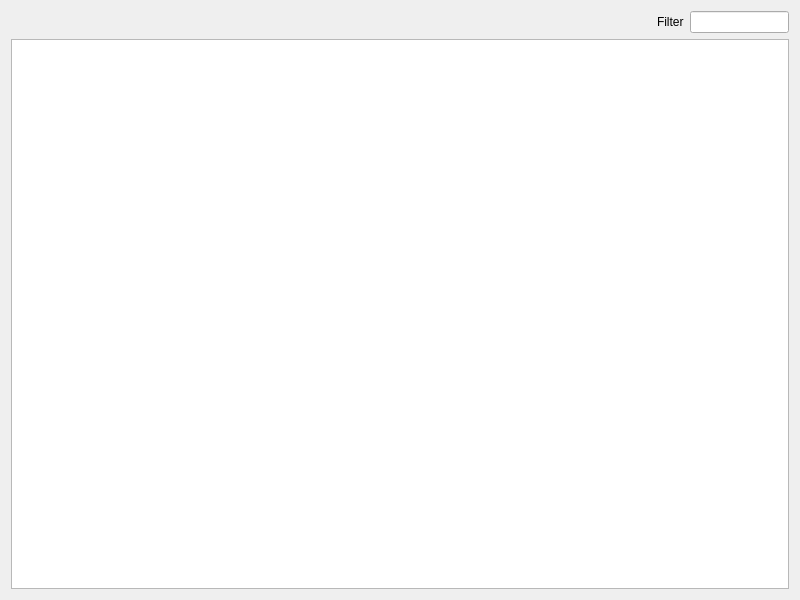
<?xml version="1.0" encoding="UTF-8"?>
<ui version="4.0">
 <class>astro::DirTreeWidget</class>
 <widget class="QWidget" name="astro::DirTreeWidget">
  <property name="geometry">
   <rect>
    <x>0</x>
    <y>0</y>
    <width>800</width>
    <height>600</height>
   </rect>
  </property>
  <property name="windowTitle">
   <string>DirTreeWidget</string>
  </property>
  <layout class="QGridLayout" name="gridLayout">
   <item row="0" column="0">
    <spacer name="horizontalSpacer">
     <property name="orientation">
      <enum>Qt::Horizontal</enum>
     </property>
     <property name="sizeHint" stdset="0">
      <size>
       <width>650</width>
       <height>20</height>
      </size>
     </property>
    </spacer>
   </item>
   <item row="0" column="2">
    <widget class="QLineEdit" name="line_edit"/>
   </item>
   <item row="1" column="0" colspan="3">
    <widget class="QTreeView" name="tree_view"/>
   </item>
   <item row="0" column="1">
    <widget class="QLabel" name="label_filter">
     <property name="text">
      <string>Filter</string>
     </property>
    </widget>
   </item>
  </layout>
 </widget>
 <resources/>
 <connections/>
</ui>
